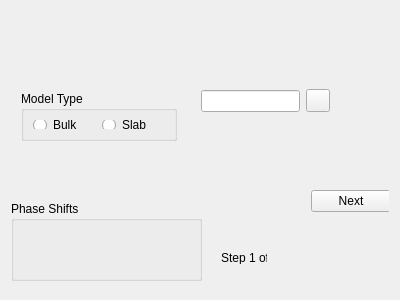
<?xml version="1.0" encoding="UTF-8"?>
<ui version="4.0">
 <class>ModelBuilder</class>
 <widget class="QWidget" name="ModelBuilder">
  <property name="geometry">
   <rect>
    <x>0</x>
    <y>0</y>
    <width>400</width>
    <height>300</height>
   </rect>
  </property>
  <property name="windowTitle">
   <string>ModelBuilder</string>
  </property>
  <property name="windowIcon">
   <iconset resource="res/res.qrc">
    <normaloff>:/blocks.png</normaloff>:/blocks.png</iconset>
  </property>
  <layout class="QVBoxLayout" name="verticalLayout">
   <item>
    <widget class="QStackedWidget" name="stackedWidget">
     <property name="currentIndex">
      <number>0</number>
     </property>
     <widget class="QWidget" name="page">
      <widget class="QWidget" name="horizontalLayoutWidget">
       <property name="geometry">
        <rect>
         <x>220</x>
         <y>150</y>
         <width>160</width>
         <height>80</height>
        </rect>
       </property>
       <layout class="QHBoxLayout" name="horizontalLayout">
        <item>
         <spacer name="horizontalSpacer">
          <property name="orientation">
           <enum>Qt::Horizontal</enum>
          </property>
          <property name="sizeHint" stdset="0">
           <size>
            <width>40</width>
            <height>20</height>
           </size>
          </property>
         </spacer>
        </item>
        <item>
         <widget class="QPushButton" name="pushButton">
          <property name="text">
           <string>Next</string>
          </property>
         </widget>
        </item>
       </layout>
      </widget>
      <widget class="QWidget" name="verticalLayoutWidget">
       <property name="geometry">
        <rect>
         <x>30</x>
         <y>120</y>
         <width>160</width>
         <height>80</height>
        </rect>
       </property>
       <layout class="QVBoxLayout" name="verticalLayout_2">
        <item>
         <spacer name="verticalSpacer">
          <property name="orientation">
           <enum>Qt::Vertical</enum>
          </property>
          <property name="sizeHint" stdset="0">
           <size>
            <width>20</width>
            <height>40</height>
           </size>
          </property>
         </spacer>
        </item>
       </layout>
      </widget>
      <widget class="QWidget" name="horizontalLayoutWidget_2">
       <property name="geometry">
        <rect>
         <x>10</x>
         <y>0</y>
         <width>160</width>
         <height>80</height>
        </rect>
       </property>
       <layout class="QHBoxLayout" name="horizontalLayout_2"/>
      </widget>
      <widget class="QLabel" name="label1">
       <property name="geometry">
        <rect>
         <x>210</x>
         <y>240</y>
         <width>46</width>
         <height>13</height>
        </rect>
       </property>
       <property name="text">
        <string>Step 1 of </string>
       </property>
      </widget>
      <widget class="QWidget" name="horizontalLayoutWidget_3">
       <property name="geometry">
        <rect>
         <x>190</x>
         <y>50</y>
         <width>160</width>
         <height>80</height>
        </rect>
       </property>
       <layout class="QHBoxLayout" name="horizontalLayout_3">
        <item>
         <widget class="QLineEdit" name="lineSavePath"/>
        </item>
        <item>
         <widget class="QToolButton" name="toolSavePath">
          <property name="text">
           <string/>
          </property>
          <property name="icon">
           <iconset resource="res/res.qrc">
            <normaloff>:/folder_fill_32x32.png</normaloff>:/folder_fill_32x32.png</iconset>
          </property>
         </widget>
        </item>
        <item>
         <spacer name="horizontalSpacer_2">
          <property name="orientation">
           <enum>Qt::Horizontal</enum>
          </property>
          <property name="sizeHint" stdset="0">
           <size>
            <width>40</width>
            <height>20</height>
           </size>
          </property>
         </spacer>
        </item>
       </layout>
      </widget>
      <widget class="QGroupBox" name="groupBox">
       <property name="geometry">
        <rect>
         <x>0</x>
         <y>190</y>
         <width>191</width>
         <height>80</height>
        </rect>
       </property>
       <property name="title">
        <string>Phase Shifts</string>
       </property>
      </widget>
      <widget class="QGroupBox" name="groupModel">
       <property name="geometry">
        <rect>
         <x>10</x>
         <y>80</y>
         <width>156</width>
         <height>50</height>
        </rect>
       </property>
       <property name="title">
        <string>Model Type</string>
       </property>
       <layout class="QHBoxLayout" name="horizontalLayout_4">
        <item>
         <widget class="QRadioButton" name="radioBulk">
          <property name="text">
           <string>Bulk</string>
          </property>
         </widget>
        </item>
        <item>
         <widget class="QRadioButton" name="radioSlab">
          <property name="text">
           <string>Slab</string>
          </property>
         </widget>
        </item>
       </layout>
      </widget>
     </widget>
     <widget class="QWidget" name="page_2"/>
    </widget>
   </item>
  </layout>
 </widget>
 <resources>
  <include location="res/res.qrc"/>
 </resources>
 <connections/>
</ui>
